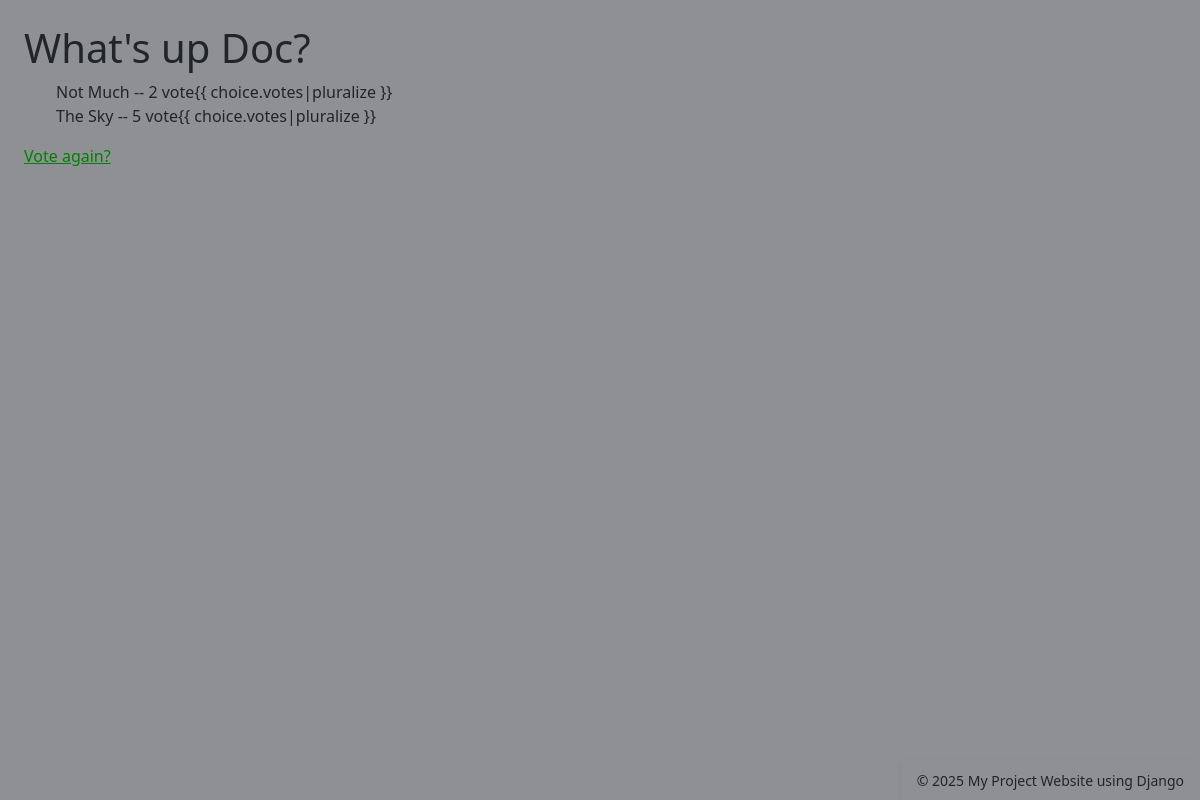
/polls/1/results/, run on an earlier commit of the app's database.
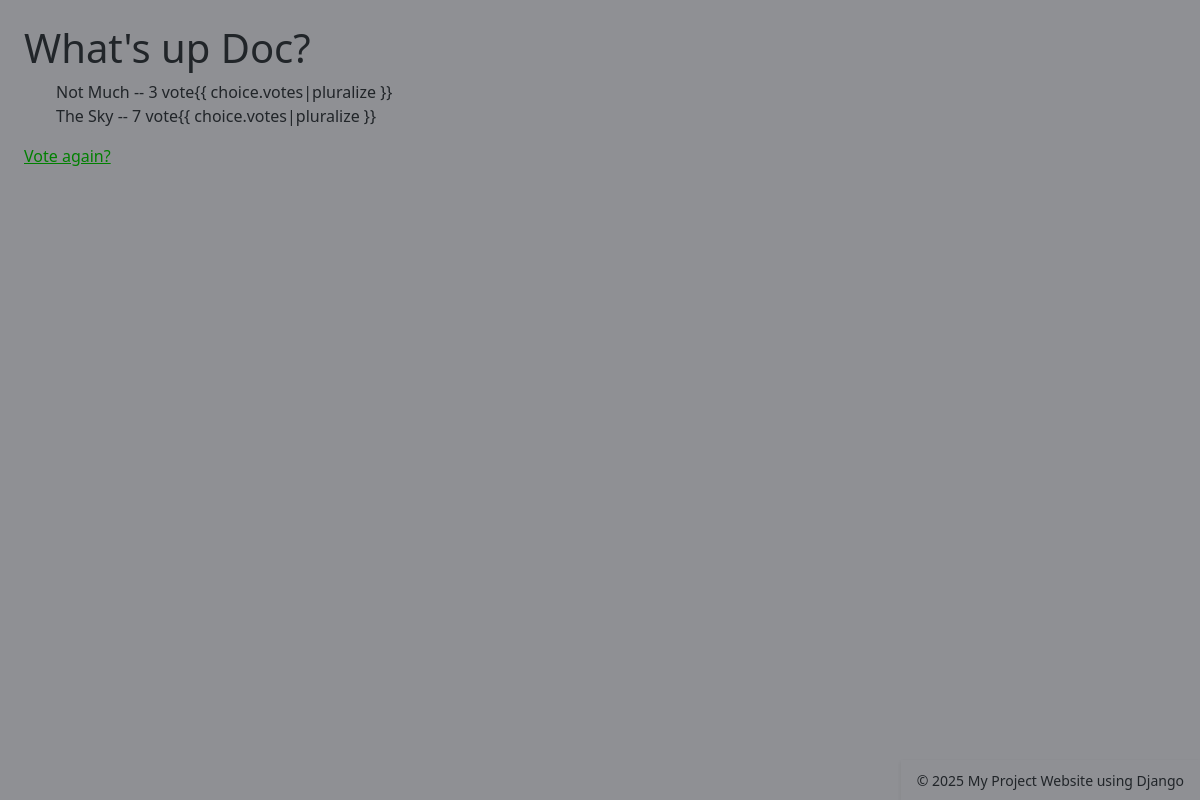
And on a later commit of the database.
### polls/models.py (models this page shows, shortened)
class Choice(models.Model):
    question = models.ForeignKey(Question, on_delete=models.CASCADE)
    choice_text = models.CharField(max_length=200)
    votes = models.IntegerField(default=0)

### polls/views.py (the view)
# urls.py: path("<int:pk>/results/", views.ResultsView.as_view(), name="results"),
class ResultsView(generic.DetailView):
    model = Question
    template_name = "polls/results.html"

### polls/templates/polls/results.html
{% extends "polls/base.html" %} {% block content %}
<div style="justify-content: center">
  <h1>{{ question.question_text }}</h1>
  <ul>
    {% for choice in question.choice_set.all %}
    <li style="list-style: none; justify-content: center">
      {{ choice.choice_text }} -- {{ choice.votes }} vote{{
      choice.votes|pluralize }}
    </li>
    {% endfor %}
  </ul>
  <a href="{% url 'polls:detail' question.id %}" style="color: green"
    >Vote again?</a
  >
</div>
{% endblock %}

What changed in the data, as far as the page shows it:
changed Choice "Not Much": votes "2" → "3"
changed Choice "The Sky": votes "5" → "7"
